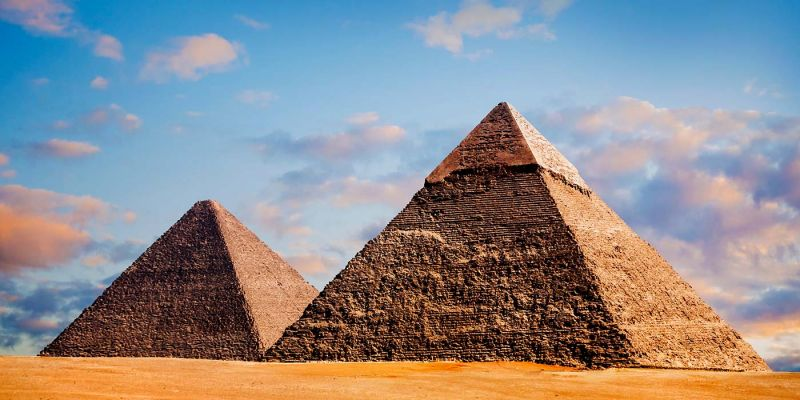
#> input picture 2.jpg, 800 x 400 px
$ python kmeans.py
#> lines starting #> are read from the running program, lines starting #| are printed output that depends on the picture
import numpy as np
import cv2

img = cv2.imread('2.jpg')
#> img is the input picture: shape (400, 800, 3); mean B, G, R 142.6, 140, 141.8
Z = img.reshape((-1,3))

Z = np.float32(Z)

criteria = (cv2.TERM_CRITERIA_EPS + cv2.TERM_CRITERIA_MAX_ITER, 10, 1.0)
K = 5
ret,label,center=cv2.kmeans(Z,K,None,criteria,10,cv2.KMEANS_RANDOM_CENTERS)
#> ret = 431807096; center = [[16.99, 25.28, 56.37], [68.25, 86.96, 128.6], [197.7, 178, 162.5], [193.1, 147.9, 82.86], [90.9, 155, 226.8]]

center = np.uint8(center)
#> center = [[16, 25, 56], [68, 86, 128], [197, 177, 162], [193, 147, 82], [90, 155, 226]]
res = center[label.flatten()]
res2 = res.reshape((img.shape))
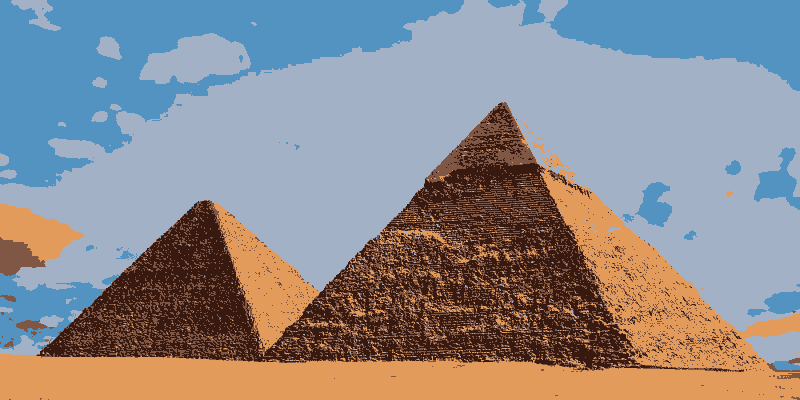
#> res2: shape (400, 800, 3); mean B, G, R 141.9, 139.2, 141.2

cv2.imshow('res2',res2)
cv2.waitKey(0)
cv2.destroyAllWindows()
